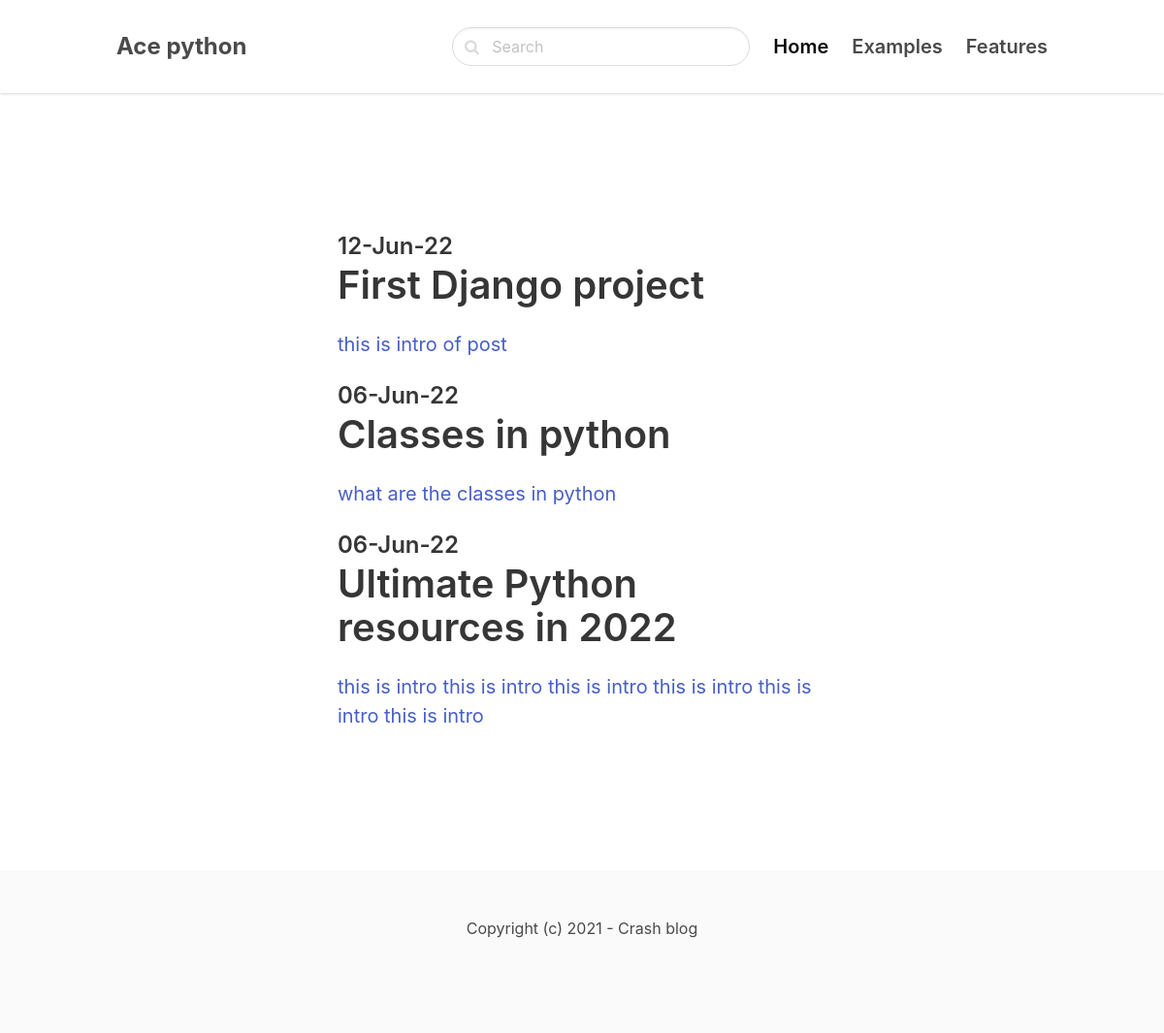
The page / on the database its author committed.
### postsk/models.py (models this page shows, shortened)
class Post(models.Model):
    category = models.ForeignKey(Catogry, related_name='posts',on_delete=models.CASCADE)
    title = models.CharField(max_length=255)
    slug = models.CharField(max_length=255)
    intro = models.TextField()
    body = models.TextField()
    created_at = models.DateTimeField(auto_now_add=True)
    class Meta:
        ordering = ('-created_at',)

### core/views.py (the view)
# urls.py: 2. Add a URL to urlpatterns:  path('', views.home, name='home')
def home(request):
    posts = Post.objects.all()
    return render(request,'core/home.html',{'posts':posts})

### core/templates/core/home.html (shortened to what this page needs)
{% extends 'core/index.html' %}
{% block content %}
    <section class="hero">
        <div class="hero-body">
            <div class="container">
                <section class="section">
                    <div class="columns">
                        <div class="column is-8 is-offset-2">
                            {% for post in posts %}
                            <div class="content is-medium">
                                <a href="{% url 'post_details' post.category.slug post.slug %}">
                                <h2 class="subtitle is-4">{{post.created_at|date:'d-M-y' }}</h2>
                                <h1 class="title">{{post.title}}</h1>
                                <p>{{post.intro}}</p>
                                </a>
                            </div>
                            {% endfor %}
                        </div>
                    </div>
                </section>
            </div>
        </div>
    </section>
{% endblock%}

### rows shown on the page
Post: created_at "12-Jun-22", title "First Django project", intro "this is intro of post"
Post: created_at "06-Jun-22", title "Classes in python", intro "what are the classes in python"
Post: created_at "06-Jun-22", title "Ultimate Python resources in 2022", intro "this is intro this is intro this is intro this is intro this is intro this is intro"
